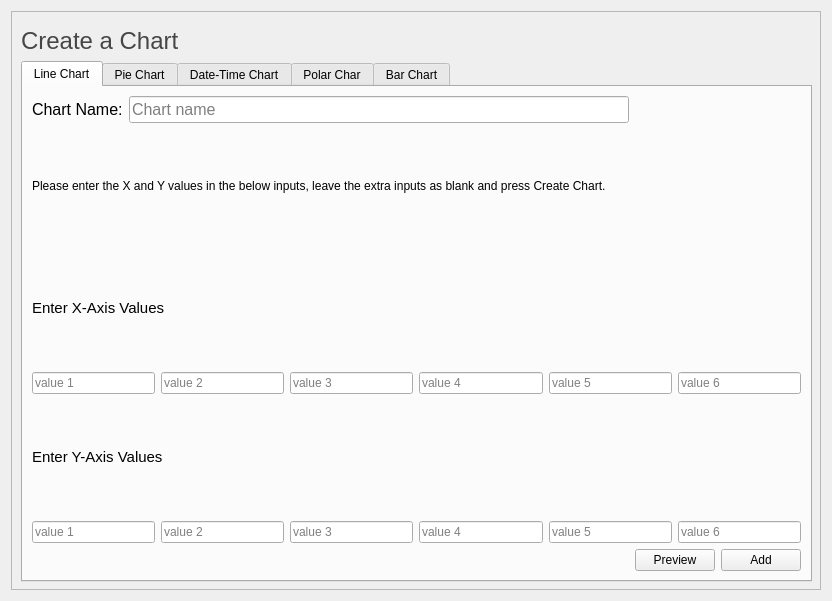
<?xml version="1.0" encoding="UTF-8"?>
<ui version="4.0">
 <class>RicercaChart</class>
 <widget class="QWidget" name="RicercaChart">
  <property name="geometry">
   <rect>
    <x>0</x>
    <y>0</y>
    <width>832</width>
    <height>601</height>
   </rect>
  </property>
  <property name="windowTitle">
   <string>Create New Chart</string>
  </property>
  <layout class="QGridLayout" name="gridLayout">
   <item row="0" column="0">
    <widget class="QFrame" name="frame">
     <property name="frameShape">
      <enum>QFrame::StyledPanel</enum>
     </property>
     <property name="frameShadow">
      <enum>QFrame::Raised</enum>
     </property>
     <widget class="QLabel" name="heading">
      <property name="geometry">
       <rect>
        <x>10</x>
        <y>10</y>
        <width>231</width>
        <height>41</height>
       </rect>
      </property>
      <property name="text">
       <string>&lt;html&gt;&lt;head/&gt;&lt;body&gt;&lt;p&gt;&lt;span style=&quot; font-size:18pt; color:#464646;&quot;&gt;Create a Chart&lt;/span&gt;&lt;/p&gt;&lt;/body&gt;&lt;/html&gt;</string>
      </property>
     </widget>
     <widget class="QTabWidget" name="tabWidget">
      <property name="enabled">
       <bool>true</bool>
      </property>
      <property name="geometry">
       <rect>
        <x>10</x>
        <y>50</y>
        <width>791</width>
        <height>521</height>
       </rect>
      </property>
      <property name="currentIndex">
       <number>0</number>
      </property>
      <widget class="QWidget" name="lineChart">
       <attribute name="title">
        <string>Line Chart</string>
       </attribute>
       <layout class="QGridLayout" name="gridLayout_2">
        <item row="2" column="0" colspan="2">
         <widget class="QLabel" name="chartXAxislbl">
          <property name="font">
           <font>
            <pointsize>10</pointsize>
           </font>
          </property>
          <property name="text">
           <string>&lt;html&gt;&lt;head/&gt;&lt;body&gt;&lt;p&gt;&lt;span style=&quot; font-size:11pt;&quot;&gt;Enter X-Axis Values&lt;/span&gt;&lt;/p&gt;&lt;/body&gt;&lt;/html&gt;</string>
          </property>
         </widget>
        </item>
        <item row="0" column="0">
         <widget class="QLabel" name="lineChartNamelbl">
          <property name="text">
           <string>&lt;html&gt;&lt;head/&gt;&lt;body&gt;&lt;p&gt;&lt;span style=&quot; font-size:12pt;&quot;&gt;Chart Name:&lt;/span&gt;&lt;/p&gt;&lt;/body&gt;&lt;/html&gt;</string>
          </property>
         </widget>
        </item>
        <item row="1" column="0" colspan="4">
         <widget class="QLabel" name="guide">
          <property name="text">
           <string>&lt;html&gt;&lt;head/&gt;&lt;body&gt;&lt;p&gt;&lt;span style=&quot; font-size:9pt;&quot;&gt;Please enter the X and Y values in the below inputs, leave the extra inputs as blank and press Create Chart.&lt;/span&gt;&lt;/p&gt;&lt;/body&gt;&lt;/html&gt;</string>
          </property>
         </widget>
        </item>
        <item row="6" column="0" colspan="4">
         <layout class="QHBoxLayout" name="horizontalLayout_2">
          <item>
           <widget class="QLineEdit" name="y1">
            <property name="inputMask">
             <string/>
            </property>
            <property name="placeholderText">
             <string>value 1</string>
            </property>
           </widget>
          </item>
          <item>
           <widget class="QLineEdit" name="y2">
            <property name="inputMask">
             <string/>
            </property>
            <property name="placeholderText">
             <string>value 2</string>
            </property>
           </widget>
          </item>
          <item>
           <widget class="QLineEdit" name="y3">
            <property name="inputMask">
             <string/>
            </property>
            <property name="placeholderText">
             <string>value 3</string>
            </property>
           </widget>
          </item>
          <item>
           <widget class="QLineEdit" name="y4">
            <property name="inputMask">
             <string/>
            </property>
            <property name="placeholderText">
             <string>value 4</string>
            </property>
           </widget>
          </item>
          <item>
           <widget class="QLineEdit" name="y5">
            <property name="inputMask">
             <string/>
            </property>
            <property name="placeholderText">
             <string>value 5</string>
            </property>
           </widget>
          </item>
          <item>
           <widget class="QLineEdit" name="y6">
            <property name="inputMask">
             <string/>
            </property>
            <property name="placeholderText">
             <string>value 6</string>
            </property>
           </widget>
          </item>
         </layout>
        </item>
        <item row="4" column="0" colspan="4">
         <layout class="QHBoxLayout" name="horizontalLayout">
          <item>
           <widget class="QLineEdit" name="x1">
            <property name="inputMask">
             <string/>
            </property>
            <property name="placeholderText">
             <string>value 1</string>
            </property>
           </widget>
          </item>
          <item>
           <widget class="QLineEdit" name="x2">
            <property name="inputMask">
             <string/>
            </property>
            <property name="placeholderText">
             <string>value 2</string>
            </property>
           </widget>
          </item>
          <item>
           <widget class="QLineEdit" name="x3">
            <property name="inputMask">
             <string/>
            </property>
            <property name="placeholderText">
             <string>value 3</string>
            </property>
           </widget>
          </item>
          <item>
           <widget class="QLineEdit" name="x4">
            <property name="inputMask">
             <string/>
            </property>
            <property name="placeholderText">
             <string>value 4</string>
            </property>
           </widget>
          </item>
          <item>
           <widget class="QLineEdit" name="x5">
            <property name="inputMask">
             <string/>
            </property>
            <property name="placeholderText">
             <string>value 5</string>
            </property>
           </widget>
          </item>
          <item>
           <widget class="QLineEdit" name="x6">
            <property name="inputMask">
             <string/>
            </property>
            <property name="placeholderText">
             <string>value 6</string>
            </property>
           </widget>
          </item>
         </layout>
        </item>
        <item row="0" column="1">
         <widget class="QLineEdit" name="lineChartTitle">
          <property name="font">
           <font>
            <pointsize>12</pointsize>
           </font>
          </property>
          <property name="toolTip">
           <string>&lt;html&gt;&lt;head/&gt;&lt;body&gt;&lt;p&gt;Add Title for chart&lt;/p&gt;&lt;/body&gt;&lt;/html&gt;</string>
          </property>
          <property name="placeholderText">
           <string>Chart name</string>
          </property>
         </widget>
        </item>
        <item row="5" column="0" colspan="2">
         <widget class="QLabel" name="chartYAxislbl">
          <property name="font">
           <font>
            <pointsize>10</pointsize>
           </font>
          </property>
          <property name="text">
           <string>&lt;html&gt;&lt;head/&gt;&lt;body&gt;&lt;p&gt;&lt;span style=&quot; font-size:11pt;&quot;&gt;Enter Y-Axis Values&lt;/span&gt;&lt;/p&gt;&lt;/body&gt;&lt;/html&gt;</string>
          </property>
         </widget>
        </item>
        <item row="7" column="3">
         <widget class="QPushButton" name="addLineChart">
          <property name="text">
           <string>Add</string>
          </property>
         </widget>
        </item>
        <item row="7" column="2">
         <widget class="QPushButton" name="previewLineChart">
          <property name="text">
           <string>Preview</string>
          </property>
         </widget>
        </item>
       </layout>
      </widget>
      <widget class="QWidget" name="pieChart">
       <attribute name="title">
        <string>Pie Chart</string>
       </attribute>
       <widget class="QLineEdit" name="pieChartTitle">
        <property name="geometry">
         <rect>
          <x>140</x>
          <y>20</y>
          <width>111</width>
          <height>24</height>
         </rect>
        </property>
        <property name="toolTip">
         <string>&lt;html&gt;&lt;head/&gt;&lt;body&gt;&lt;p&gt;Add Title for chart&lt;/p&gt;&lt;/body&gt;&lt;/html&gt;</string>
        </property>
       </widget>
       <widget class="QLabel" name="pieChartNamelbl">
        <property name="geometry">
         <rect>
          <x>10</x>
          <y>20</y>
          <width>121</width>
          <height>24</height>
         </rect>
        </property>
        <property name="text">
         <string>&lt;html&gt;&lt;head/&gt;&lt;body&gt;&lt;p&gt;&lt;span style=&quot; font-size:12pt;&quot;&gt;Chart Name:&lt;/span&gt;&lt;/p&gt;&lt;/body&gt;&lt;/html&gt;</string>
        </property>
       </widget>
      </widget>
      <widget class="QWidget" name="dateTimeChart">
       <attribute name="title">
        <string>Date-Time Chart</string>
       </attribute>
      </widget>
      <widget class="QWidget" name="polarChart">
       <attribute name="title">
        <string>Polar Char</string>
       </attribute>
      </widget>
      <widget class="QWidget" name="barchart">
       <attribute name="title">
        <string>Bar Chart</string>
       </attribute>
      </widget>
     </widget>
    </widget>
   </item>
  </layout>
 </widget>
 <resources/>
 <connections/>
</ui>
